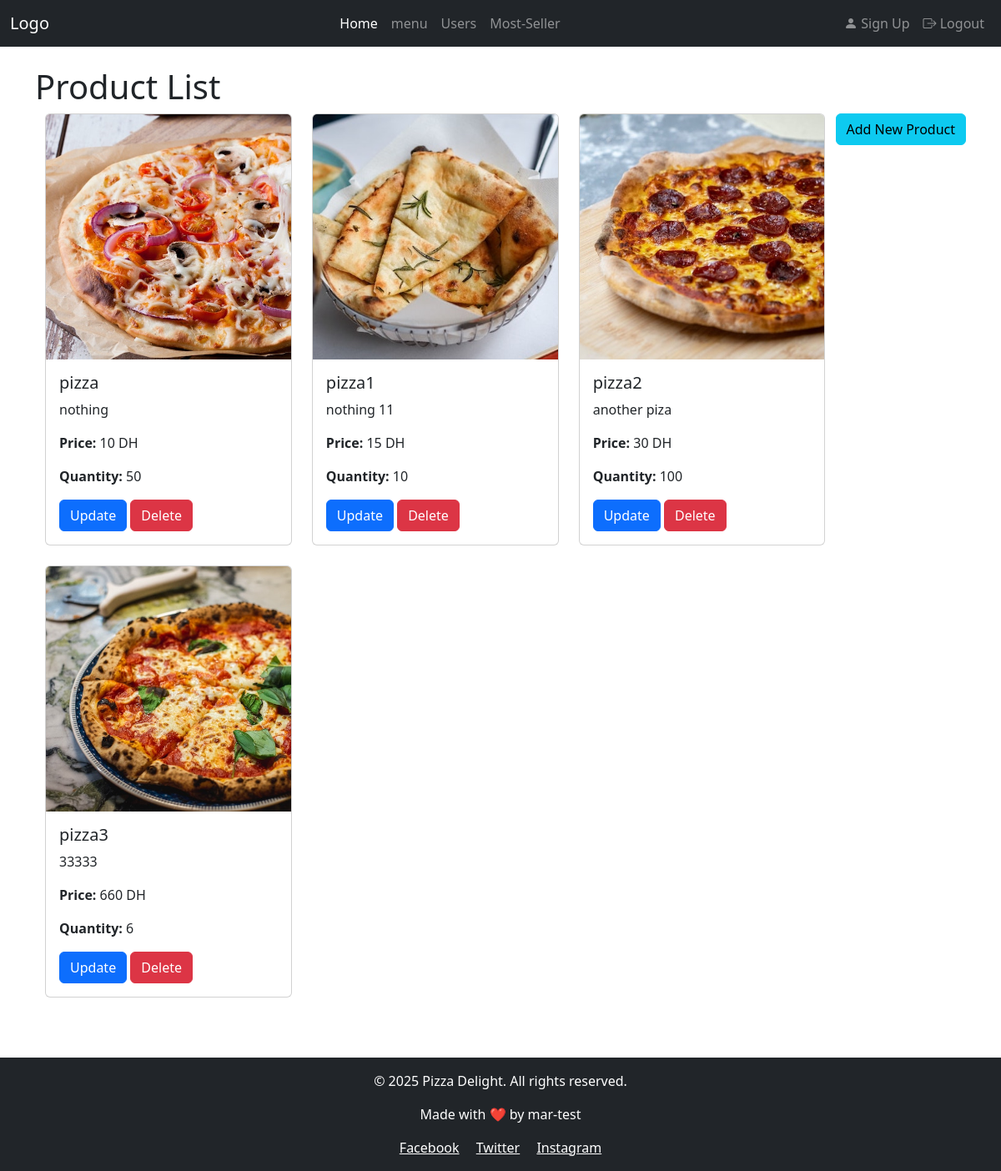
The app's page /product.php (signed in) with its own data.
### tables this page shows
CREATE TABLE `produit` (
  `id` int(11) NOT NULL,
  `designation` varchar(255) NOT NULL,
  `description` text DEFAULT NULL,
  `prix` float NOT NULL,
  `qt` int(11) NOT NULL,
  `image_path` varchar(255) NOT NULL
);

### product.php (the view, shortened to what this page needs)
<?php
require "db.php";
?>
<!DOCTYPE html>
<html lang="en">
<head>
  <link rel="stylesheet" href="https://cdn.jsdelivr.net/npm/bootstrap@4.6.2/dist/css/bootstrap.min.css">
</head>
<body>
<?php include "includes/navbar.php"; ?>
<div class="container mt-4">
  <h1>Product List</h1>
  <a href="add-pro.php" class="btn btn-info float-right mb-5">Add New Product</a>
  <div class="row">
    <?php
    $st = "SELECT * FROM produit";
    $result = mysqli_query($db, $st) or die(mysqli_error($db));
    while ($row = mysqli_fetch_array($result)) {
    ?>
      <div class="col-md-4 mb-4">
        <div class="card">
          <img src="<?php echo $row['image_path']; ?>" class="card-img-top" alt="Product Image">
          <div class="card-body">
            <h5 class="card-title"><?php echo $row['designation']; ?></h5>
            <p class="card-text"><?php echo $row['description']; ?></p>
            <p><strong>Price:</strong> <?php echo $row['prix']; ?> DH</p>
            <p><strong>Quantity:</strong> <?php echo $row['qt']; ?></p>
            <a href="updat.php?id=<?php echo $row['id']; ?>" class="btn btn-primary">Update</a>
            <a href="delet.php?id=<?php echo $row['id']; ?>" class="btn btn-danger" onclick="return confirm('Are you sure you want to delete this product?')">Delete</a>
          </div>
        </div>
      </div>
    <?php
    }
    ?>
  </div>
</div>
<?php include "includes/footer.php"; ?>
</body>
</html>

### includes/navbar.php (shortened to what this page needs)
<!DOCTYPE html>
<html lang="en">
<head>
  <link href="https://cdn.jsdelivr.net/npm/bootstrap@5.3.3/dist/css/bootstrap.min.css" rel="stylesheet">
  <link rel="stylesheet" href="https://cdn.jsdelivr.net/npm/bootstrap-icons/font/bootstrap-icons.css">
</head>
<body>
<nav class="navbar navbar-expand-lg navbar-dark bg-dark">
  <div class="container-fluid">
    <a class="navbar-brand" href="#">Logo</a>
    <div class="collapse navbar-collapse" id="navbarNav">
      <ul class="navbar-nav mx-auto">
        <li class="nav-item">
          <a class="nav-link active" href="home.php">Home</a>
        </li>
        <li class="nav-item">
          <a class="nav-link" href="product.php">menu</a>
        </li>
        <li class="nav-item">
          <a class="nav-link" href="#">Users</a>
        </li>
        <li class="nav-item">
          <a class="nav-link" href="#">Most-Seller</a>
        </li>
      </ul>
      <ul class="navbar-nav">
        <li class="nav-item">
          <a class="nav-link" href="login.php">
            <i class="bi bi-person-fill"></i> Sign Up
          </a>
        </li>
        <li class="nav-item">
          <a class="nav-link" href="logout.php">
            <i class="bi bi-box-arrow-right"></i> Logout
          </a>
        </li>
      </ul>
    </div>
  </div>
</nav>
</body>
</html>

### includes/footer.php
<footer class="bg-dark text-white text-center py-3 mt-5">
  <p>&copy; 2025 Pizza Delight. All rights reserved.</p>
  <p>Made with ❤️ by mar-test</p>
  <div>
    <a href="#" class="text-white mx-2">Facebook</a>
    <a href="#" class="text-white mx-2">Twitter</a>
    <a href="#" class="text-white mx-2">Instagram</a>
  </div>
</footer>

### records on screen
produit: image_path (picture), designation "pizza", description "nothing", prix "10", qt "50"
produit: image_path (picture), designation "pizza1", description "nothing 11", prix "15", qt "10"
produit: image_path (picture), designation "pizza2", description "another piza", prix "30", qt "100"
produit: image_path (picture), designation "pizza3", description "33333", prix "660", qt "6"
